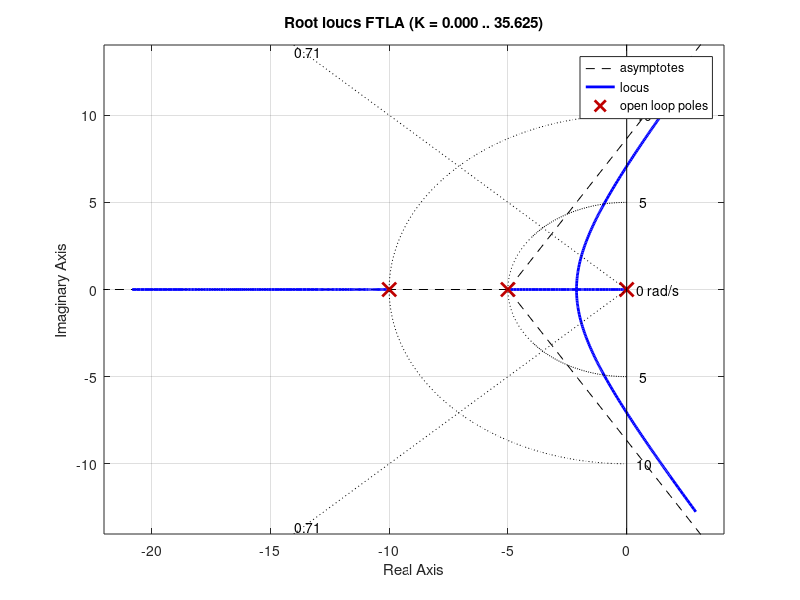
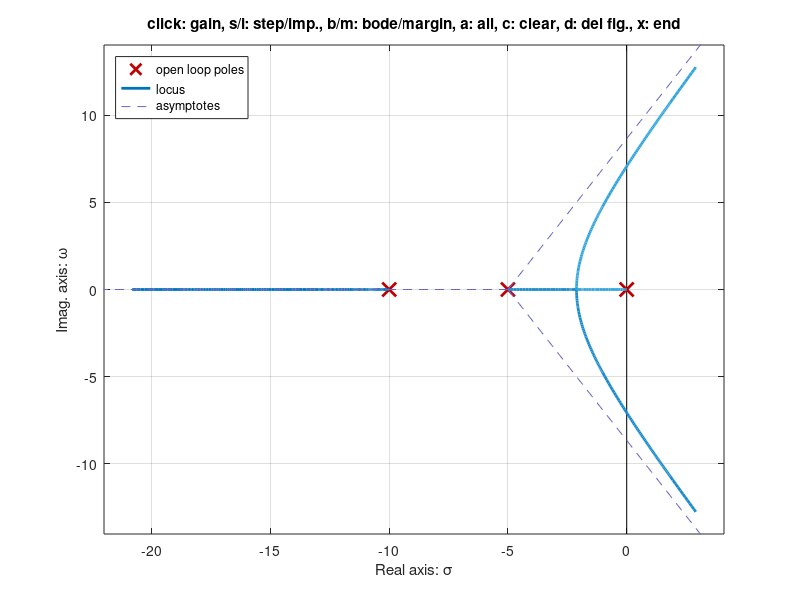

MATLAB code to generate these figures, in order:
% ==========================================================================
clear all; close all; clc;

% Carga de paquete utilizado
pkg load control

% Un sistema está caracterizado por la siguiente función de transferencia de lazo
% abierto:
% 𝐺(𝑠) = 100
%       𝑠(𝑠 + 5)(𝑠 + 10)
% Diseñar un compensador de manera tal que la respuesta al escalón unitario en lazo
% cerrado tenga un coeficiente de amortiguamiento relativo de 0.707 y una frecuencia
% natural no amortiguada de 7.28.

% variables
s       = tf('s');
FTLA    = zpk([], [0 -5 -10], [100])

% Transfer function 'FTLA' from input 'u1' to output ...
%               100
%  y1:  -------------------
%       s^3 + 15 s^2 + 50 s

% ! BUENA APROXIMACION:
% ! ==========================================================================
% ! psita   = 0.707 --> mp  <= 4 %  --> alpha   = 45 grados
% ! ==========================================================================
psita   = .707

figure
rlocus(FTLA)
sgrid(psita, [5, 10])

disp('')
disp('Por Inspeccion Del LR, Puntos De Trabajo (Polos Deseados)')
disp('=======================================================================')
sp = -1.91 + 1.91j

disp('')
disp('Por Condicion De Modulo: | 1/k | == | (G*H)p |')
disp('=======================================================================')
FTLAp   = 100/(sp^3 + 15*sp^2 + 50*sp)
k       = 1/(abs(FTLAp))

figure
rlocusx(k*FTLA)

disp('')
disp('Se Puede Ajustar k Hasta: .98')
disp('=======================================================================')
k   = .98

disp('')
disp('FTLA Compensada')
disp('=======================================================================')
FTLA    = k*FTLA

disp('')
disp('======================================================================')
disp('SUCCESS')
